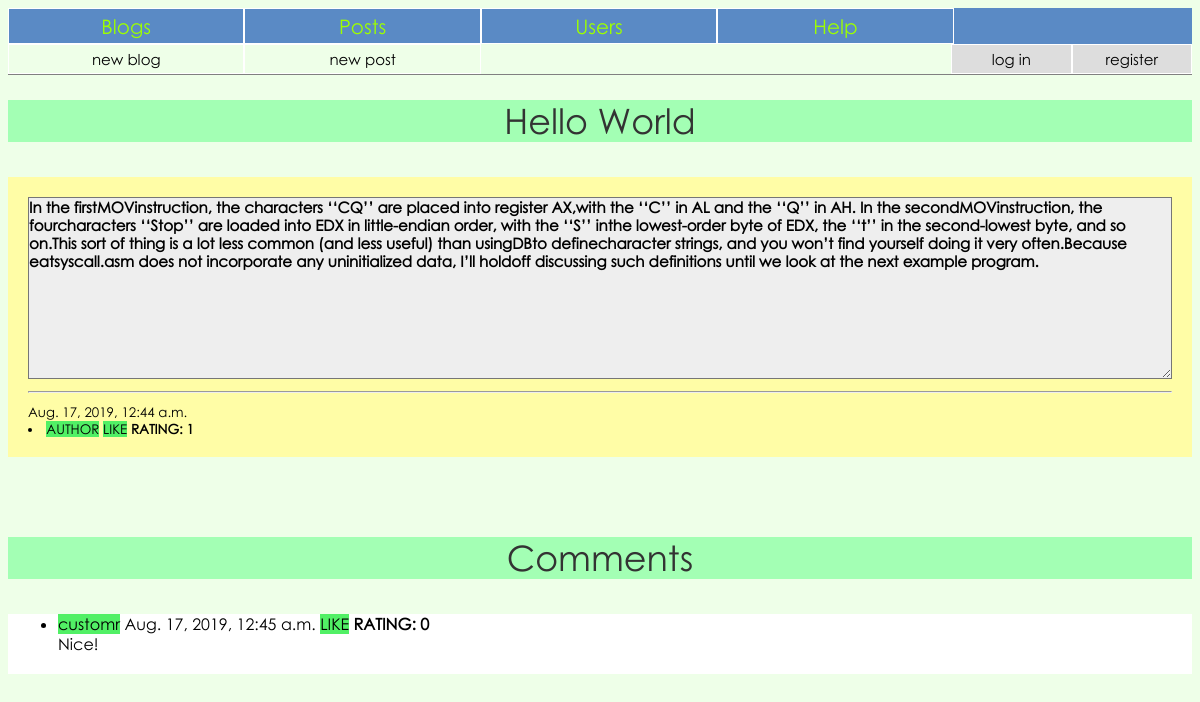
The app's page /post/1/ with its own data.
### blog/models.py (models this page shows, shortened)
class Post(models.Model):
	blog = models.ForeignKey(Blog, on_delete=models.CASCADE, blank=True)
	author = models.ForeignKey(MyUser, on_delete=models.CASCADE, blank=True)
	topic = models.CharField('Topic', max_length=50, blank=True)
	title = models.CharField('Title', max_length=50, blank=True)
	text = models.TextField('Text', max_length=5000, blank=True)
	rating = models.IntegerField('Rating', default=0)
	date_published = models.DateTimeField('Date published', default=timezone.now, blank=True)
	liked_users = models.ManyToManyField(MyUser, default=None, related_name='liked_post')

class Comment(models.Model):
	author = models.ForeignKey(MyUser, on_delete=models.CASCADE, blank=True)
	post = models.ForeignKey(Post, on_delete=models.CASCADE, blank=True)
	text = models.TextField('Text', max_length=1000, blank=True)
	rating = models.IntegerField('Rating', default=0, blank=True)
	date_published = models.DateTimeField('Date published', default=timezone.now, blank=True)
	liked_users = models.ManyToManyField(MyUser, default=None, related_name='liked_comments')

class MyUser(AbstractBaseUser):
	username = models.CharField('username', max_length=50, unique=True)
	first_name = models.CharField('first name', max_length=50)
	last_name = models.CharField('last name', max_length=50)
	email = models.EmailField(
		verbose_name='email address',
		max_length=255,
		unique=True,
	)
	date_of_birth = models.DateField()
	is_active = models.BooleanField(default=True)
	is_admin = models.BooleanField(default=False)
	objects = MyUserManager()
	USERNAME_FIELD = 'username'
	EMAIL_FIELD = 'email'
	REQUIRED_FIELDS = ['first_name', 'last_name', 'email', 'date_of_birth']
	def __str__(self):
		return self.username

### blog/views.py (the view)
# urls.py: path('post/<int:post_id>/', views.post, name='post'),
def post(request, post_id):
	post = get_object_or_404(Post, pk=post_id)
	comments = post.comment_set.all()
	if request.method == 'POST':
		form = CommentForm(request.POST)
		if form.is_valid():
			comment = form.save(commit=False)
			comment.post = post
			comment.author = request.user
			comment.date_published = timezone.now()
			comment.save()
			return HttpResponseRedirect(reverse('blog:post', args=(comment.post.id, )))
	else:
		form = CommentForm()
		context = {
			'post': post,
			'comments': comments,
			'form': form
		}
		return render(request, 'blog/post_detail.html', context)

### blog/forms.py
class CommentForm(forms.ModelForm):
    text = forms.CharField(label='Leave comment:', max_length=1000,
        widget=forms.Textarea(attrs={'rows':'3', 'cols':'180'}))
    class Meta:
        model = Comment
        fields = ('text',)

### blog/templates/blog/post_detail.html (shortened to what this page needs)
{% extends 'blog/base.html' %}
{% block content %}
<p class='title'>{{ post.title }}</p>
<div id='post'>
	<textarea cols='180' rows='10' readonly='true'>{{ post.text }}</textarea>
	<hr>
	<small>
		{{ post.date_published }}
		<li>
			<a href="{% url 'blog:user' post.author.id %}">AUTHOR</a>
			{% if request.user not in post.liked_users.all %}
				<a href="{% url 'blog:like_post' post.id%}" class='like'>LIKE</a>
			{% else %}
				<a href="{% url 'blog:unlike_post' post.id%}" class='unlike'>UNLIKE</a>
			{% endif %}
			<b>RATING: {{ post.rating }}</b>
		</li>
	</small>
</div>
{% if comments %}
<p class='title'>Comments</p>
<div id='comment'>
	<ul>
		{% for comment in comments %}
			<li>
				<a href="{% url 'blog:user' comment.author.id %}">{{ comment.author }}</a>
				{{ comment.date_published }}
				{% if request.user not in comment.liked_users.all %}
					<a href="{% url 'blog:like_comment' comment.id %}" class='like'>LIKE</a>
				{% else %}
					<a href="{% url 'blog:unlike_comment' comment.id %}" class='unlike'>UNLIKE</a>
				{% endif %}
				<b>RATING: {{ comment.rating }}</b>
			</li>
			<div class="post">{{ comment.text }}</div>
			<br>
		{% endfor %}
	</ul>
</div>
{% endif %}
{% endblock content %}

### blog/static/blog/content/style.css (style rules this page uses)
* { font-family: 'gothic' }
body { background: #eeffe8; }
textarea { font-weight: bold; box-sizing: border-box; font-size: 15px; width: 100%; overflow: hidden; padding: 0; outline: none; background-color: #eeeeee; }
a { outline: none; text-decoration: none; vertical-align: center; }
a:link { color: black; background: #51f065; }
.title { margin-top: 25px; width: 100%; font-size: 35px; line-height: 1.2; background: #a3ffb4; color: #333; text-align: center; }
#comment { background: white; margin: 0; padding: 0; padding-left: 10px; padding-right: 20px; }
#post { background: #fffda6; margin-bottom: 80px; padding: 20px; }

### records on screen
Post: title "Hello World", text "In the firstMOVinstruction, the characters ‘‘CQ’’ are placed into register AX,with the ‘‘C’’ in AL and the ‘‘Q’’ in AH. In the secondMOVinstruction, the fourcharacters ‘‘Stop’’ are loaded into EDX in little-endian order, with the ‘‘S’’ inthe lowest-order byte of EDX, the ‘‘t’’ in the second-lowest byte, and so on.This sort of thing is a lot less common (and less useful) than usingDBto definecharacter strings, and you won’t find yourself doing it very often.Because eatsyscall.asm does not incorporate any uninitialized data, I’ll holdoff discussing such definitions until we look at the next example program.", date_published "Aug. 17, 2019, 12:44 a.m.", rating "1"
Comment: author "customr", date_published "Aug. 17, 2019, 12:45 a.m.", shows "LIKE", rating "0", text "Nice!"
